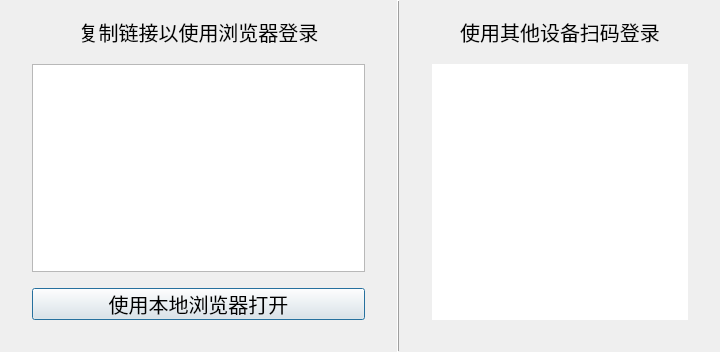
<?xml version="1.0" encoding="UTF-8"?>
<ui version="4.0">
 <class>HccUxNewCredentialDialog</class>
 <widget class="QDialog" name="HccUxNewCredentialDialog">
  <property name="geometry">
   <rect>
    <x>0</x>
    <y>0</y>
    <width>720</width>
    <height>352</height>
   </rect>
  </property>
  <property name="minimumSize">
   <size>
    <width>720</width>
    <height>352</height>
   </size>
  </property>
  <property name="maximumSize">
   <size>
    <width>720</width>
    <height>352</height>
   </size>
  </property>
  <property name="windowTitle">
   <string>登录到清真云</string>
  </property>
  <property name="windowIcon">
   <iconset resource="../HalalCloud.Icon/HalalCloud.Icon.qrc">
    <normaloff>:/HalalCloud/SvgIcon</normaloff>:/HalalCloud/SvgIcon</iconset>
  </property>
  <property name="styleSheet">
   <string notr="true">* {
    font-family: &quot;Microsoft YaHei&quot;;
}

QLabel {
    font-size: 20px;
}

QPlainTextEdit {
    font-size: 20px;
}

QPushButton {
    font-size: 20px;
}</string>
  </property>
  <layout class="QHBoxLayout" name="WidgetLayout">
   <property name="spacing">
    <number>0</number>
   </property>
   <property name="leftMargin">
    <number>0</number>
   </property>
   <property name="topMargin">
    <number>0</number>
   </property>
   <property name="rightMargin">
    <number>0</number>
   </property>
   <property name="bottomMargin">
    <number>0</number>
   </property>
   <item>
    <layout class="QVBoxLayout" name="WebLinkSigninLayout">
     <property name="spacing">
      <number>16</number>
     </property>
     <property name="leftMargin">
      <number>32</number>
     </property>
     <property name="topMargin">
      <number>16</number>
     </property>
     <property name="rightMargin">
      <number>32</number>
     </property>
     <property name="bottomMargin">
      <number>32</number>
     </property>
     <item>
      <widget class="QLabel" name="WebLinkNoticeLabel">
       <property name="minimumSize">
        <size>
         <width>0</width>
         <height>32</height>
        </size>
       </property>
       <property name="maximumSize">
        <size>
         <width>16777215</width>
         <height>32</height>
        </size>
       </property>
       <property name="text">
        <string>复制链接以使用浏览器登录</string>
       </property>
       <property name="alignment">
        <set>Qt::AlignmentFlag::AlignCenter</set>
       </property>
      </widget>
     </item>
     <item>
      <widget class="QPlainTextEdit" name="WebLinkPlainTextEdit">
       <property name="minimumSize">
        <size>
         <width>0</width>
         <height>208</height>
        </size>
       </property>
       <property name="maximumSize">
        <size>
         <width>16777215</width>
         <height>208</height>
        </size>
       </property>
       <property name="readOnly">
        <bool>true</bool>
       </property>
      </widget>
     </item>
     <item>
      <widget class="QPushButton" name="WebLinkOpenButton">
       <property name="minimumSize">
        <size>
         <width>0</width>
         <height>32</height>
        </size>
       </property>
       <property name="maximumSize">
        <size>
         <width>16777215</width>
         <height>32</height>
        </size>
       </property>
       <property name="text">
        <string>使用本地浏览器打开</string>
       </property>
      </widget>
     </item>
    </layout>
   </item>
   <item>
    <widget class="Line" name="SigninLayoutSeparator">
     <property name="frameShadow">
      <enum>QFrame::Shadow::Raised</enum>
     </property>
     <property name="orientation">
      <enum>Qt::Orientation::Vertical</enum>
     </property>
    </widget>
   </item>
   <item>
    <layout class="QVBoxLayout" name="QrCodeSigninLayout">
     <property name="spacing">
      <number>16</number>
     </property>
     <property name="leftMargin">
      <number>32</number>
     </property>
     <property name="topMargin">
      <number>16</number>
     </property>
     <property name="rightMargin">
      <number>32</number>
     </property>
     <property name="bottomMargin">
      <number>32</number>
     </property>
     <item>
      <widget class="QLabel" name="QrCodeNoticeLabel">
       <property name="minimumSize">
        <size>
         <width>0</width>
         <height>32</height>
        </size>
       </property>
       <property name="maximumSize">
        <size>
         <width>16777215</width>
         <height>32</height>
        </size>
       </property>
       <property name="text">
        <string>使用其他设备扫码登录</string>
       </property>
       <property name="alignment">
        <set>Qt::AlignmentFlag::AlignCenter</set>
       </property>
      </widget>
     </item>
     <item>
      <widget class="QLabel" name="QrCodePresenterLabel">
       <property name="minimumSize">
        <size>
         <width>256</width>
         <height>256</height>
        </size>
       </property>
       <property name="maximumSize">
        <size>
         <width>256</width>
         <height>256</height>
        </size>
       </property>
       <property name="styleSheet">
        <string notr="true">background-color: #FFFFFF;</string>
       </property>
      </widget>
     </item>
    </layout>
   </item>
  </layout>
 </widget>
 <layoutdefault spacing="6" margin="11"/>
 <resources>
  <include location="../HalalCloud.Icon/HalalCloud.Icon.qrc"/>
 </resources>
 <connections/>
</ui>
